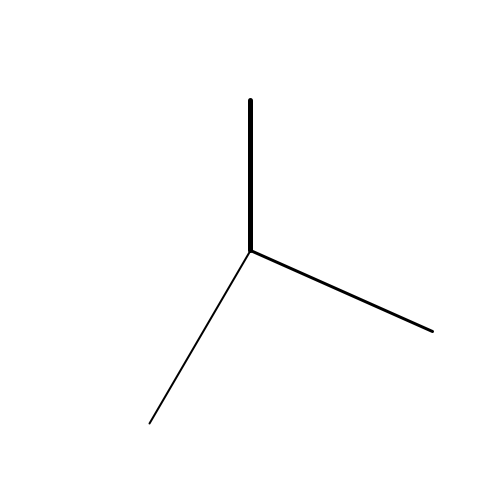
Frame 1 (no input)
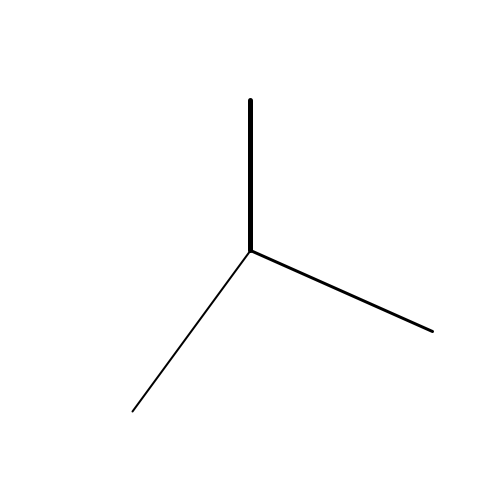
Frame 60 (the mouse pressed at the canvas centre just before this capture)
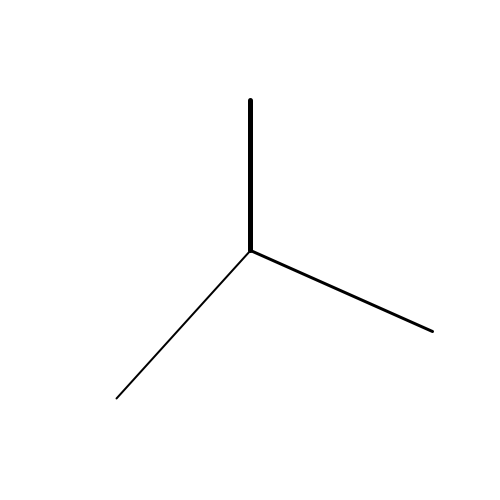
Frame 120 (the mouse held since frame 60 and released just before this capture)

The Processing sketch that drew these frames (run headless with seeded random() and noise(); from frame 60 on, the mouse is pressed at the canvas centre):

// Processing sketch: clock1
// ── clock1.pde
void setup() {
    size(500,500);
}

void draw() {
    float s = second();
    float m = minute();
    float h = hour() % 12;
    float hangle = h*30-90;
    float mangle = m*6-90;
    float sangle = s*6-90;
    background(255);
    strokeWeight(5);
    float hx = width/2+150*cos(radians(hangle));
    float hy = height/2+150*sin(radians(hangle));
    line(width/2,height/2,hx,hy);
    strokeWeight(3);
    float mx = width/2+200*cos(radians(mangle));
    float my = height/2+200*sin(radians(mangle));
    line(width/2,height/2,mx,my);
    strokeWeight(2);
    float sx = width/2+200*cos(radians(sangle));
    float sy = height/2+200*sin(radians(sangle));
    line(width/2,height/2,sx,sy);
}
